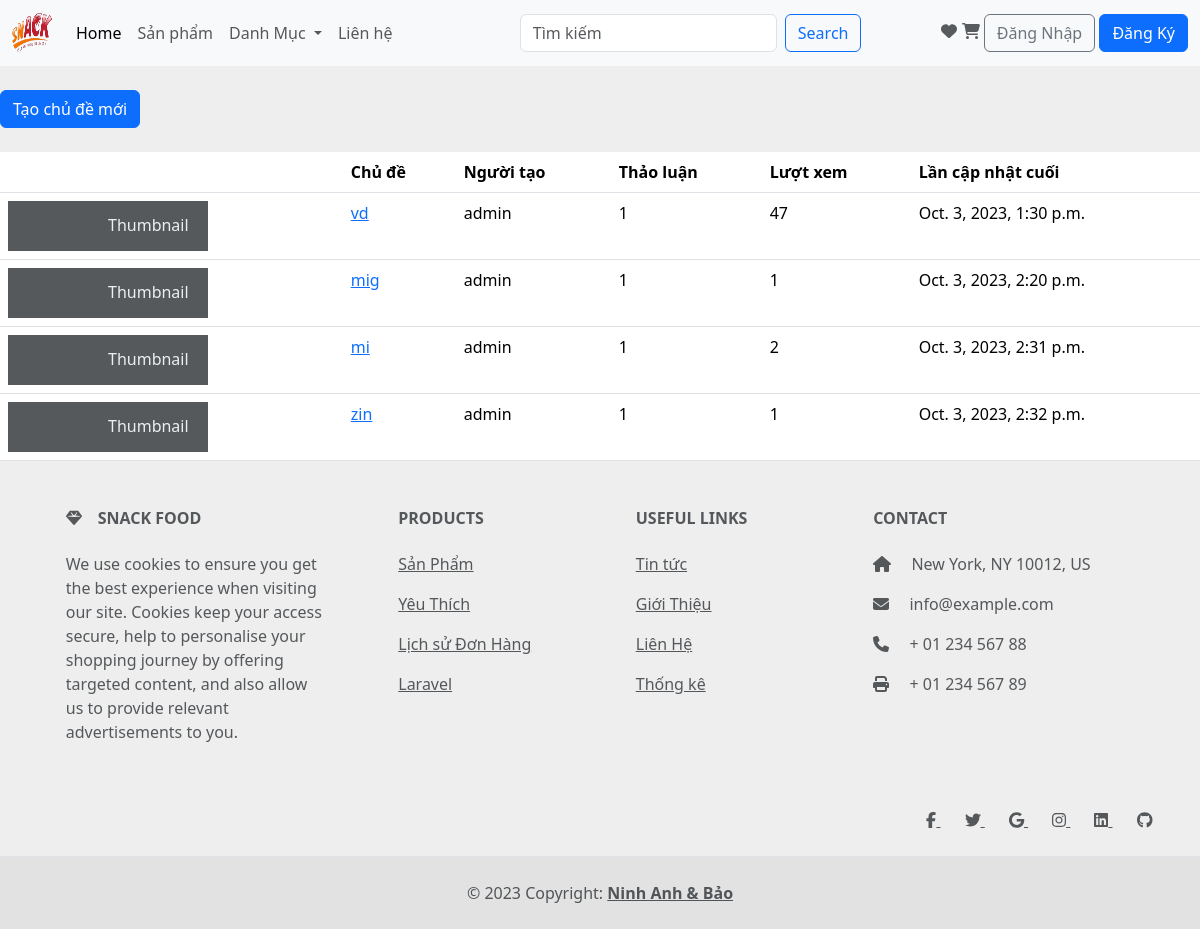
Screenshot of /Tintuc/1 with the database file from the repository.
### blog/models.py (models this page shows, shortened)
class Chude(models.Model):
    ten_chude = models.CharField(max_length=100)
    lan_capnhat_cuoi = models.DateTimeField(auto_now_add=True)
    luot_xem = models.PositiveIntegerField(default=0)
    dien_dan = models.ForeignKey(Diendan, related_name='cac_chude',
                                on_delete=models.CASCADE) # rang buoc qh du lieu mang tinh toan ven
    tao_boi = models.ForeignKey(User, related_name= 'tao_chude_moi', on_delete= models.CASCADE)

### blog/views.py (the view)
# urls.py: path('Tintuc/<int:id>', views.diendan_cacchude_view.as_view(), name= 'diendan_cac_chude'),
class diendan_cacchude_view(ListView):
    model = Chude
    context_object_name = 'ccd'
    template_name = 'cac_chu_de.html'
    paginate_by = 10
    def get_context_data(self, **kwargs: Any) -> dict[str, Any]:
        kwargs['dd'] = self.dien_dan
        return super().get_context_data(**kwargs)
    def get_queryset(self) -> QuerySet[Any]:
        self.dien_dan = get_object_or_404(Diendan, pk=self.kwargs.get('id'))
        queryset = self.dien_dan.cac_chude.order_by('lan_capnhat_cuoi').annotate(replies=Count('cac_thaoluan') - 1)
        return queryset

### templates/cac_chu_de.html (shortened to what this page needs)
{% extends 'master.html' %}
{% block blogs %}
<div class="mb-4">
  <a href="{% url 'tao_chu_de_moi' dd.id %}" class="btn btn-primary">Tạo chủ đề mới</a>
</div>
<table class="table">
  <thead>
    <tr>
      <th></th>
      <th>Chủ đề</th>
      <th>Người tạo</th>
      <th>Thảo luận</th>
      <th>Lượt xem</th>
      <th>Lần cập nhật cuối</th>
    </tr>
  </thead>
  <tbody>
    {% for cd in ccd %}
      {% url 'chude_thaoluan' dd.id  cd.id as cd_tl_url %}
      <tr>
        <td>
          <svg class="bd-placeholder-img" width="200" height="50" xmlns="http://www.w3.org/2000/svg" role="img" aria-label="Placeholder: Thumbnail" preserveAspectRatio="xMidYMid slice" focusable="false"><title>Placeholder</title><rect width="100%" height="100%" fill="#55595c"></rect><text x="50%" y="50%" fill="#eceeef" dy=".3em">Thumbnail</text></svg>
        </td>
        <td>
          <p class="mb-0">
            <a href="{{ cd_tl_url }}">{{ cd.ten_chude }}</a>
          </p>
        </td>
        <td>{{ cd.tao_boi.username }}</td>
        <td>{{ cd.cac_thaoluan.all.count }}</td>
        <td>{{ cd.luot_xem }}</td>
        <td>{{ cd.lan_capnhat_cuoi }}</td>
      </tr>
    {% endfor %}
  </tbody>
</table>
{% endblock blogs %}

### rows the page displays
Chude: ten_chude "vd", tao_boi.username "admin", cac_thaoluan.all.count "1", luot_xem "47", lan_capnhat_cuoi "Oct. 3, 2023, 1:30 p.m."
Chude: ten_chude "mig", tao_boi.username "admin", cac_thaoluan.all.count "1", luot_xem "1", lan_capnhat_cuoi "Oct. 3, 2023, 2:20 p.m."
Chude: ten_chude "mi", tao_boi.username "admin", cac_thaoluan.all.count "1", luot_xem "2", lan_capnhat_cuoi "Oct. 3, 2023, 2:31 p.m."
Chude: ten_chude "zin", tao_boi.username "admin", cac_thaoluan.all.count "1", luot_xem "1", lan_capnhat_cuoi "Oct. 3, 2023, 2:32 p.m."
